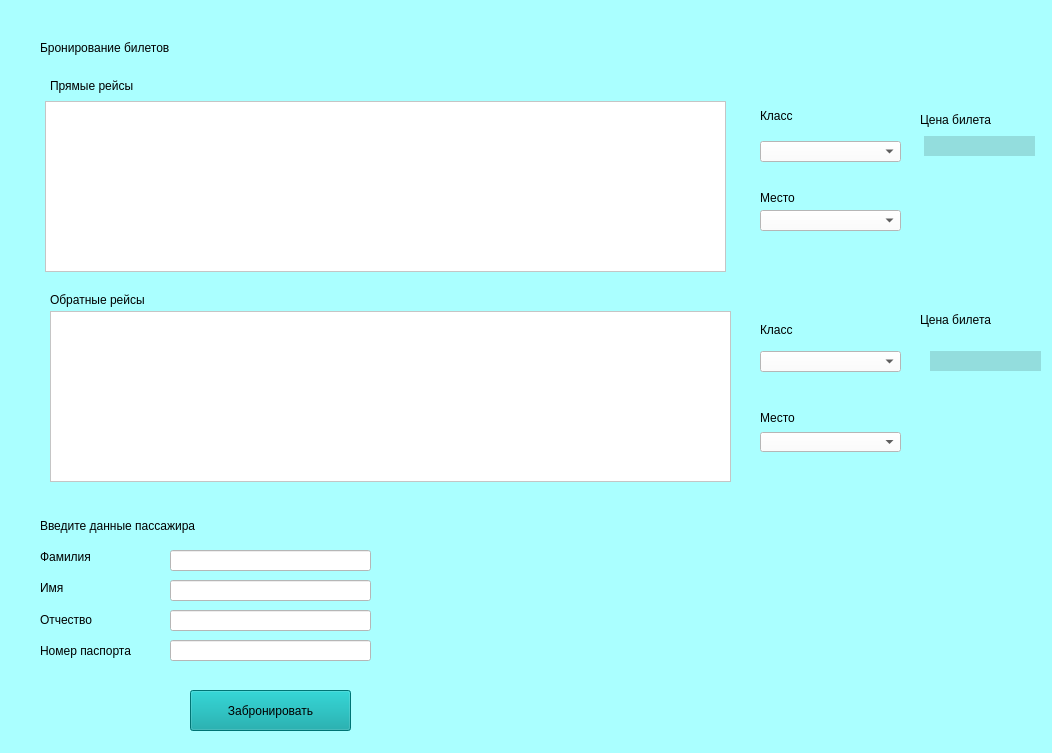
<?xml version="1.0" encoding="UTF-8"?>
<ui version="4.0">
 <class>Form</class>
 <widget class="QWidget" name="Form">
  <property name="geometry">
   <rect>
    <x>0</x>
    <y>0</y>
    <width>1052</width>
    <height>753</height>
   </rect>
  </property>
  <property name="windowTitle">
   <string>Form</string>
  </property>
  <property name="styleSheet">
   <string notr="true">background-color: rgb(170, 255, 255);</string>
  </property>
  <widget class="QLabel" name="label">
   <property name="geometry">
    <rect>
     <x>40</x>
     <y>40</y>
     <width>221</width>
     <height>16</height>
    </rect>
   </property>
   <property name="text">
    <string>Бронирование билетов</string>
   </property>
  </widget>
  <widget class="QTableWidget" name="tableWidget">
   <property name="geometry">
    <rect>
     <x>45</x>
     <y>101</y>
     <width>681</width>
     <height>171</height>
    </rect>
   </property>
   <property name="styleSheet">
    <string notr="true">background-color: rgb(255, 255, 255);</string>
   </property>
  </widget>
  <widget class="QTableWidget" name="tableWidget_2">
   <property name="geometry">
    <rect>
     <x>50</x>
     <y>311</y>
     <width>681</width>
     <height>171</height>
    </rect>
   </property>
   <property name="styleSheet">
    <string notr="true">background-color: rgb(255, 255, 255);</string>
   </property>
  </widget>
  <widget class="QLabel" name="label_2">
   <property name="geometry">
    <rect>
     <x>50</x>
     <y>76</y>
     <width>121</width>
     <height>20</height>
    </rect>
   </property>
   <property name="text">
    <string>Прямые рейсы</string>
   </property>
  </widget>
  <widget class="QLabel" name="label_3">
   <property name="geometry">
    <rect>
     <x>50</x>
     <y>290</y>
     <width>121</width>
     <height>20</height>
    </rect>
   </property>
   <property name="text">
    <string>Обратные рейсы</string>
   </property>
  </widget>
  <widget class="QLabel" name="label_10">
   <property name="geometry">
    <rect>
     <x>40</x>
     <y>549</y>
     <width>55</width>
     <height>16</height>
    </rect>
   </property>
   <property name="text">
    <string>Фамилия</string>
   </property>
  </widget>
  <widget class="QLabel" name="label_7">
   <property name="geometry">
    <rect>
     <x>40</x>
     <y>510</y>
     <width>231</width>
     <height>31</height>
    </rect>
   </property>
   <property name="text">
    <string>Введите данные пассажира</string>
   </property>
  </widget>
  <widget class="QLineEdit" name="lineEdit_surname_2">
   <property name="geometry">
    <rect>
     <x>170</x>
     <y>550</y>
     <width>201</width>
     <height>21</height>
    </rect>
   </property>
   <property name="styleSheet">
    <string notr="true">background-color: rgb(255, 255, 255);</string>
   </property>
  </widget>
  <widget class="QLabel" name="label_8">
   <property name="geometry">
    <rect>
     <x>40</x>
     <y>610</y>
     <width>61</width>
     <height>20</height>
    </rect>
   </property>
   <property name="text">
    <string>Отчество</string>
   </property>
  </widget>
  <widget class="QLineEdit" name="lineEdit_name_2">
   <property name="geometry">
    <rect>
     <x>170</x>
     <y>580</y>
     <width>201</width>
     <height>21</height>
    </rect>
   </property>
   <property name="styleSheet">
    <string notr="true">background-color: rgb(255, 255, 255);</string>
   </property>
  </widget>
  <widget class="QLineEdit" name="lineEdit_passport_2">
   <property name="geometry">
    <rect>
     <x>170</x>
     <y>640</y>
     <width>201</width>
     <height>21</height>
    </rect>
   </property>
   <property name="styleSheet">
    <string notr="true">background-color: rgb(255, 255, 255);</string>
   </property>
  </widget>
  <widget class="QLabel" name="label_9">
   <property name="geometry">
    <rect>
     <x>40</x>
     <y>640</y>
     <width>101</width>
     <height>21</height>
    </rect>
   </property>
   <property name="text">
    <string>Номер паспорта</string>
   </property>
  </widget>
  <widget class="QLabel" name="label_6">
   <property name="geometry">
    <rect>
     <x>40</x>
     <y>580</y>
     <width>55</width>
     <height>16</height>
    </rect>
   </property>
   <property name="text">
    <string>Имя</string>
   </property>
  </widget>
  <widget class="QLineEdit" name="lineEdit_last_name_2">
   <property name="geometry">
    <rect>
     <x>170</x>
     <y>610</y>
     <width>201</width>
     <height>21</height>
    </rect>
   </property>
   <property name="styleSheet">
    <string notr="true">background-color: rgb(255, 255, 255);</string>
   </property>
  </widget>
  <widget class="QPushButton" name="pushButton">
   <property name="geometry">
    <rect>
     <x>190</x>
     <y>690</y>
     <width>161</width>
     <height>41</height>
    </rect>
   </property>
   <property name="styleSheet">
    <string notr="true">background-color:rgb(0, 162, 162)</string>
   </property>
   <property name="text">
    <string>Забронировать</string>
   </property>
  </widget>
  <widget class="QComboBox" name="comboBox">
   <property name="geometry">
    <rect>
     <x>760</x>
     <y>141</y>
     <width>141</width>
     <height>21</height>
    </rect>
   </property>
   <property name="styleSheet">
    <string notr="true">background-color: rgb(255, 255, 255);</string>
   </property>
  </widget>
  <widget class="QComboBox" name="comboBox_2">
   <property name="geometry">
    <rect>
     <x>760</x>
     <y>210</y>
     <width>141</width>
     <height>21</height>
    </rect>
   </property>
   <property name="styleSheet">
    <string notr="true">background-color: rgb(255, 255, 255);</string>
   </property>
  </widget>
  <widget class="QComboBox" name="comboBox_3">
   <property name="geometry">
    <rect>
     <x>760</x>
     <y>351</y>
     <width>141</width>
     <height>21</height>
    </rect>
   </property>
   <property name="styleSheet">
    <string notr="true">background-color: rgb(255, 255, 255);</string>
   </property>
  </widget>
  <widget class="QComboBox" name="comboBox_4">
   <property name="geometry">
    <rect>
     <x>760</x>
     <y>432</y>
     <width>141</width>
     <height>20</height>
    </rect>
   </property>
   <property name="styleSheet">
    <string notr="true">background-color: rgb(255, 255, 255);</string>
   </property>
  </widget>
  <widget class="QLabel" name="label_price1">
   <property name="geometry">
    <rect>
     <x>924</x>
     <y>136</y>
     <width>111</width>
     <height>20</height>
    </rect>
   </property>
   <property name="styleSheet">
    <string notr="true">background-color: rgb(147, 221, 221);</string>
   </property>
   <property name="text">
    <string/>
   </property>
  </widget>
  <widget class="QLabel" name="label_price2">
   <property name="geometry">
    <rect>
     <x>930</x>
     <y>351</y>
     <width>111</width>
     <height>20</height>
    </rect>
   </property>
   <property name="styleSheet">
    <string notr="true">background-color: rgb(147, 221, 221);</string>
   </property>
   <property name="text">
    <string/>
   </property>
  </widget>
  <widget class="QLabel" name="label_4">
   <property name="geometry">
    <rect>
     <x>920</x>
     <y>310</y>
     <width>111</width>
     <height>20</height>
    </rect>
   </property>
   <property name="text">
    <string>Цена билета</string>
   </property>
  </widget>
  <widget class="QLabel" name="label_5">
   <property name="geometry">
    <rect>
     <x>920</x>
     <y>110</y>
     <width>111</width>
     <height>20</height>
    </rect>
   </property>
   <property name="text">
    <string>Цена билета</string>
   </property>
  </widget>
  <widget class="QLabel" name="label_11">
   <property name="geometry">
    <rect>
     <x>760</x>
     <y>106</y>
     <width>131</width>
     <height>20</height>
    </rect>
   </property>
   <property name="text">
    <string>Класс</string>
   </property>
  </widget>
  <widget class="QLabel" name="label_12">
   <property name="geometry">
    <rect>
     <x>760</x>
     <y>320</y>
     <width>131</width>
     <height>20</height>
    </rect>
   </property>
   <property name="text">
    <string>Класс</string>
   </property>
  </widget>
  <widget class="QLabel" name="label_13">
   <property name="geometry">
    <rect>
     <x>760</x>
     <y>190</y>
     <width>55</width>
     <height>16</height>
    </rect>
   </property>
   <property name="text">
    <string>Место</string>
   </property>
  </widget>
  <widget class="QLabel" name="label_14">
   <property name="geometry">
    <rect>
     <x>760</x>
     <y>410</y>
     <width>55</width>
     <height>16</height>
    </rect>
   </property>
   <property name="text">
    <string>Место</string>
   </property>
  </widget>
  <widget class="QLabel" name="label_15">
   <property name="geometry">
    <rect>
     <x>434</x>
     <y>585</y>
     <width>241</width>
     <height>51</height>
    </rect>
   </property>
   <property name="text">
    <string/>
   </property>
  </widget>
 </widget>
 <resources/>
 <connections/>
</ui>
